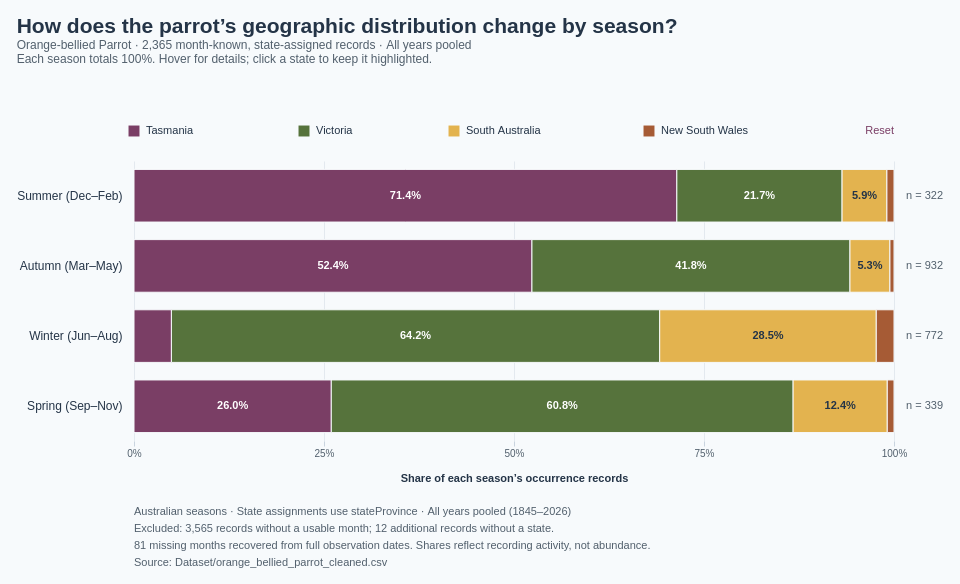

Express this chart as Vega-Lite.
### Vega specification from a JSON file in a GitHub repository (floating-point values rounded to 4 significant figures)
{"$schema": "https://vega.github.io/schema/vega/v5.json", "description": "100% stacked seasonal bars showing geographic distribution of Orange-bellied Parrot occurrence records by state. Source: Dataset/orange_bellied_parrot_cleaned.csv (5,942 PRESENT records). All years pooled. Use month when present; recover missing months from complete eventDate (81 records recovered; no conflicting months). Exclude 3,565 records without a usable month and 12 additional month-known records without stateProvince. The remaining 2,365 records have reported years spanning 1845–2026. No coordinate filter or deduplication is applied. Each bar is normalized by its own seasonal total, using stateProvince as supplied. Australian seasons: Summer Dec–Feb, Autumn Mar–May, Winter Jun–Aug, Spring Sep–Nov. Seasonal shares describe occurrence recording, not abundance or tracked migration. Highlighting does not change counts or denominators.", "width": 760, "height": 280, "padding": 16, "background": "#f7fafc", "title": {"text": "How does the parrot’s geographic distribution change by season?", "subtitle": ["Orange-bellied Parrot · 2,365 month-known, state-assigned records · All years pooled", "Each season totals 100%. Hover for details; click a state to keep it highlighted."], "anchor": "start", "font": "Arial", "fontSize": 21, "color": "#243447", "subtitleFontSize": 12, "subtitleColor": "#52606d", "offset": 60}, "signals": [{"name": "hoveredRegion", "value": null, "on": [{"events": "@bars:mouseover, @legendSymbols:mouseover, @legendLabels:mouseover", "update": "datum.region"}, {"events": "@bars:mouseout, @legendSymbols:mouseout, @legendLabels:mouseout", "update": "null"}]}, {"name": "selectedRegion", "value": null, "on": [{"events": "@bars:click, @legendSymbols:click, @legendLabels:click", "update": "selectedRegion === datum.region ? null : datum.region"}, {"events": "window:keydown[event.key === 'Escape'], @reset:click", "update": "null"}]}, {"name": "activeRegion", "update": "hoveredRegion != null ? hoveredRegion : selectedRegion"}], "data": [{"name": "regionCounts", "values": [{"season": "Summer", "seasonOrder": 0, "region": "Tasmania", "regionOrder": 0, "count": 230}, {"season": "Summer", "seasonOrder": 0, "region": "Victoria", "regionOrder": 1, "count": 70}, {"season": "Summer", "seasonOrder": 0, "region": "South Australia", "regionOrder": 2, "count": 19}, {"season": "Summer", "seasonOrder": 0, "region": "New South Wales", "regionOrder": 3, "count": 3}, {"season": "Autumn", "seasonOrder": 1, "region": "Tasmania", "regionOrder": 0, "count": 488}, {"season": "Autumn", "seasonOrder": 1, "region": "Victoria", "regionOrder": 1, "count": 390}, {"season": "Autumn", "seasonOrder": 1, "region": "South Australia", "regionOrder": 2, "count": 49}, {"season": "Autumn", "seasonOrder": 1, "region": "New South Wales", "regionOrder": 3, "count": 5}, {"season": "Winter", "seasonOrder": 2, "region": "Tasmania", "regionOrder": 0, "count": 38}, {"season": "Winter", "seasonOrder": 2, "region": "Victoria", "regionOrder": 1, "count": 496}, {"season": "Winter", "seasonOrder": 2, "region": "South Australia", "regionOrder": 2, "count": 220}, {"season": "Winter", "seasonOrder": 2, "region": "New South Wales", "regionOrder": 3, "count": 18}, {"season": "Spring", "seasonOrder": 3, "region": "Tasmania", "regionOrder": 0, "count": 88}, {"season": "Spring", "seasonOrder": 3, "region": "Victoria", "regionOrder": 1, "count": 206}, {"season": "Spring", "seasonOrder": 3, "region": "South Australia", "regionOrder": 2, "count": 42}, {"season": "Spring", "seasonOrder": 3, "region": "New South Wales", "regionOrder": 3, "count": 3}], "transform": [{"type": "joinaggregate", "groupby": ["season"], "fields": ["count"], "ops": ["sum"], "as": ["total"]}, {"type": "formula", "expr": "datum.count / datum.total", "as": "share"}, {"type": "stack", "groupby": ["season"], "field": "count", "sort": {"field": "regionOrder", "order": "ascending"}, "offset": "normalize", "as": ["x0", "x1"]}]}, {"name": "seasonTotals", "source": "regionCounts", "transform": [{"type": "aggregate", "groupby": ["season", "seasonOrder"], "fields": ["count"], "ops": ["sum"], "as": ["total"]}]}, {"name": "regions", "values": [{"region": "Tasmania", "order": 0}, {"region": "Victoria", "order": 1}, {"region": "South Australia", "order": 2}, {"region": "New South Wales", "order": 3}]}], "scales": [{"name": "x", "type": "linear", "domain": [0, 1], "range": "width", "zero": true, "nice": false}, {"name": "y", "type": "band", "domain": {"data": "seasonTotals", "field": "season", "sort": {"op": "min", "field": "seasonOrder", "order": "ascending"}}, "range": "height", "paddingInner": 0.25, "paddingOuter": 0.12}, {"name": "color", "type": "ordinal", "domain": ["Tasmania", "Victoria", "South Australia", "New South Wales"], "range": ["#7A3E65", "#56733C", "#E3B34F", "#A65B35"]}], "axes": [{"orient": "bottom", "scale": "x", "title": "Share of each season’s occurrence records", "format": ".0%", "values": [0, 0.25, 0.5, 0.75, 1], "grid": true, "gridColor": "#e3e9ef", "domain": false, "tickColor": "#c9d4df", "labelColor": "#52606d", "titleColor": "#243447", "titlePadding": 14}, {"orient": "left", "scale": "y", "domain": false, "ticks": false, "labelPadding": 12, "labelLimit": 230, "labelFontSize": 12, "labelColor": "#243447", "encode": {"labels": {"update": {"text": {"signal": "datum.value + ' (' + ['Dec–Feb', 'Mar–May', 'Jun–Aug', 'Sep–Nov'][indexof(domain('y'), datum.value)] + ')'"}}}}}], "marks": [{"name": "bars", "type": "rect", "from": {"data": "regionCounts"}, "encode": {"enter": {"cursor": {"value": "pointer"}}, "update": {"x": {"scale": "x", "field": "x0"}, "x2": {"scale": "x", "field": "x1"}, "y": {"scale": "y", "field": "season"}, "height": {"signal": "bandwidth('y')"}, "fill": {"scale": "color", "field": "region"}, "fillOpacity": {"signal": "activeRegion == null || activeRegion === datum.region ? 1 : 0.2"}, "stroke": {"value": "#f7fafc"}, "strokeWidth": {"value": 1}, "tooltip": {"signal": "{'Species': 'Orange-bellied Parrot', 'Season': datum.season, 'State': datum.region, 'Share of seasonal records': format(datum.share, '.1%'), 'State records this season': format(datum.count, ',d'), 'Season total': format(datum.total, ',d'), 'Period': 'All years pooled'}"}, "description": {"signal": "datum.season + ', ' + datum.region + ': ' + format(datum.share, '.1%') + ', ' + datum.count + ' records'"}}}}, {"type": "text", "interactive": false, "from": {"data": "regionCounts"}, "encode": {"update": {"x": {"signal": "scale('x', (datum.x0 + datum.x1) / 2)"}, "y": {"scale": "y", "field": "season", "band": 0.5}, "align": {"value": "center"}, "baseline": {"value": "middle"}, "text": {"signal": "datum.share >= 0.05 ? format(datum.share, '.1%') : ''"}, "fontSize": {"value": 11}, "fontWeight": {"value": "bold"}, "fill": {"signal": "datum.region === 'South Australia' ? '#243447' : '#ffffff'"}, "opacity": {"signal": "activeRegion == null || activeRegion === datum.region ? 1 : 0.2"}}}}, {"type": "text", "from": {"data": "seasonTotals"}, "encode": {"update": {"x": {"signal": "width + 12"}, "y": {"scale": "y", "field": "season", "band": 0.5}, "baseline": {"value": "middle"}, "fontSize": {"value": 11}, "fill": {"value": "#52606d"}, "text": {"signal": "'n = ' + format(datum.total, ',d')"}}}}, {"type": "symbol", "name": "legendSymbols", "from": {"data": "regions"}, "encode": {"update": {"x": {"signal": "[0, 170, 320, 515][datum.order]"}, "y": {"value": -30}, "cursor": {"value": "pointer"}, "opacity": {"signal": "activeRegion == null || activeRegion === datum.region ? 1 : 0.3"}, "shape": {"value": "square"}, "size": {"value": 120}, "fill": {"scale": "color", "field": "region"}}}}, {"type": "text", "name": "legendLabels", "from": {"data": "regions"}, "encode": {"update": {"x": {"signal": "[0, 170, 320, 515][datum.order] + 12"}, "y": {"value": -30}, "cursor": {"value": "pointer"}, "opacity": {"signal": "activeRegion == null || activeRegion === datum.region ? 1 : 0.3"}, "text": {"field": "region"}, "baseline": {"value": "middle"}, "fontSize": {"value": 11}, "fill": {"value": "#243447"}}}}, {"type": "text", "name": "reset", "encode": {"update": {"x": {"signal": "width"}, "y": {"value": -30}, "align": {"value": "right"}, "baseline": {"value": "middle"}, "text": {"value": "Reset"}, "fontSize": {"value": 11}, "fill": {"value": "#7A3E65"}, "cursor": {"value": "pointer"}}}}, {"type": "text", "interactive": false, "encode": {"update": {"x": {"value": 0}, "y": {"signal": "height + 65"}, "baseline": {"value": "top"}, "fontSize": {"value": 11}, "fill": {"value": "#52606d"}, "text": {"value": "Australian seasons · State assignments use stateProvince · All years pooled (1845–2026)"}}}}, {"type": "text", "interactive": false, "encode": {"update": {"x": {"value": 0}, "y": {"signal": "height + 82"}, "baseline": {"value": "top"}, "fontSize": {"value": 11}, "fill": {"value": "#52606d"}, "text": {"value": "Excluded: 3,565 records without a usable month; 12 additional records without a state."}}}}, {"type": "text", "interactive": false, "encode": {"update": {"x": {"value": 0}, "y": {"signal": "height + 99"}, "baseline": {"value": "top"}, "fontSize": {"value": 11}, "fill": {"value": "#52606d"}, "text": {"value": "81 missing months recovered from full observation dates. Shares reflect recording activity, not abundance."}}}}, {"type": "text", "interactive": false, "encode": {"update": {"x": {"value": 0}, "y": {"signal": "height + 116"}, "baseline": {"value": "top"}, "fontSize": {"value": 11}, "fill": {"value": "#52606d"}, "text": {"value": "Source: Dataset/orange_bellied_parrot_cleaned.csv"}}}}], "config": {"font": "Arial", "axis": {"labelFont": "Arial", "titleFont": "Arial"}}}
